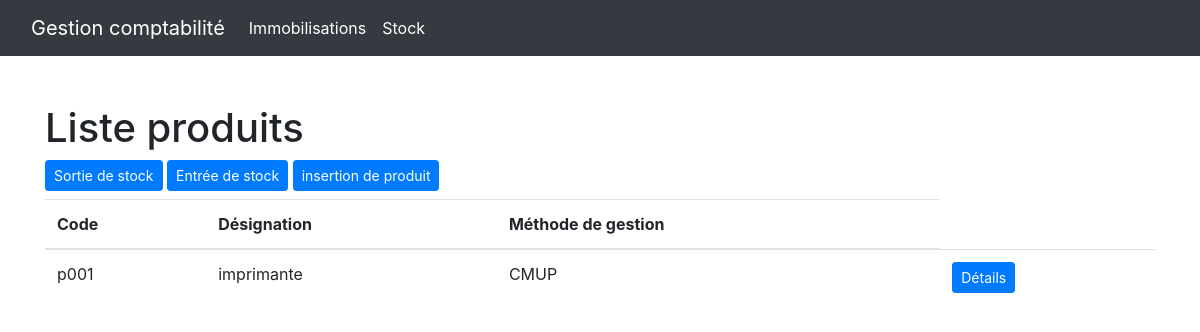
Before: /index.php/inv with the older database file.
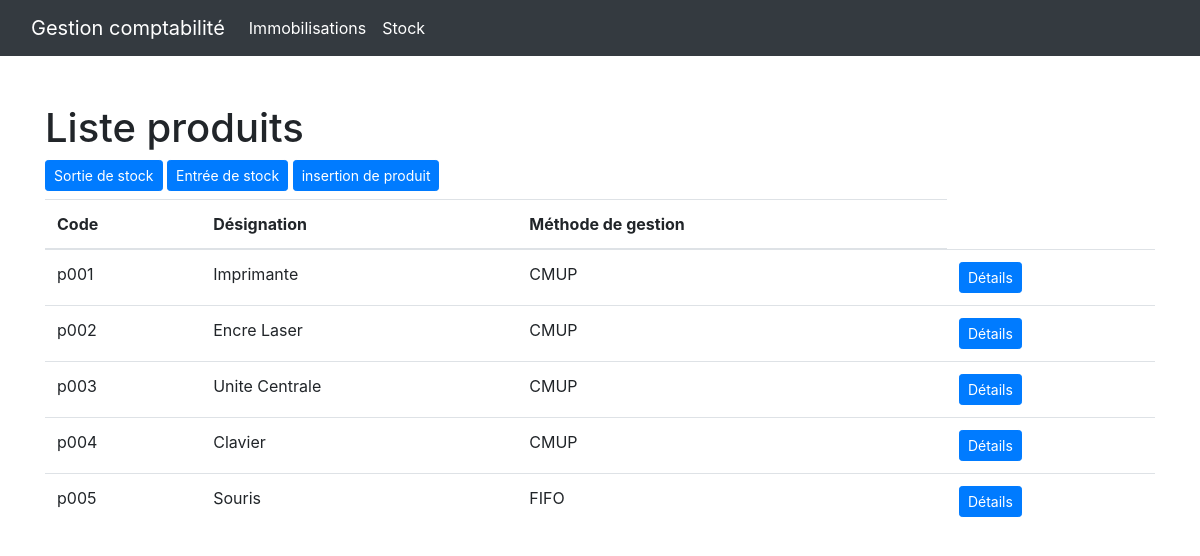
After: the same page with the newer database file.
### tables this page shows
create table products (
    id int primary key auto_increment,
    code varchar(255),
    name varchar(100),
    inventory_method varchar(4) CHECK (inventory_method IN ('CMUP', 'FIFO', 'LIFO')),
    unique(code)
);

### application/views/template/content.php (called while the page is built)
<?php $this->load->view("template/header.php"); ?>
<?php $this->load->view($content); ?>
<?php $this->load->view("template/footer.php"); ?>

### application/controllers/Inv.php (called while the page is built, shortened)
<?php
class Inv extends Base_Controller
{
    public function __construct()
    {
        $this->load->model("inventories/product_model");
        $this->load->model("inventories/Inventory_model", "invv_model");
        $this->load->model("inventories/InventoryInfo_model", "inv_info");
    }
    public function index() {
        $data = array();
        $data["content"] = "inventories/index";
        $data["products"] = $this->product_model->getAllProducts();
        $this->load->view($this->template, $data);
    }
}

### index.php (called while the page is built, shortened)
<?php
require_once BASEPATH.'core/CodeIgniter.php';

### application/helpers/utility_helper.php (called while the page is built, shortened)
<?php
function asset_url() {
    return base_url() . "assets/";
}

### application/models/inventories/Product_model.php (called while the page is built, shortened)
<?php
class Product_model extends Base_Model
{
    public function getAllProducts()
    {
        $sql = "select * from products";
        $query = $this->db->query($sql);
        $result = array();
        foreach ($query->result_array() as $row) {
            $newObject = arrayToObject($row, $this);
            $result[] = $newObject;
        }
        return $result;
    }
}

### application/views/inventories/index.php (the view)
<div class="container">
    <div class="row">
        <div class="col-md-12">
            <h1>Liste produits</h1>
            <div class="my-2">
                    <a class="btn btn-primary btn-sm" href="<?php echo base_url("inv/outPage"); ?>">Sortie de stock</a>
                    <a class="btn btn-primary btn-sm" href="<?php echo base_url("inv/inPage"); ?>">Entrée de stock</a>
                        <a class="btn btn-primary btn-sm"  href="<?php echo base_url("inv/inPage"); ?>">insertion de produit</a>
            </div>
            <table class="table">
                <thead>
                    <tr>
                        <th scope="col">Code</th>
                        <th scope="col">Désignation</th>
                        <th scope="col">Méthode de gestion</th>
                    </tr>
                </thead>
                <tbody>
                    <?php foreach($products as $product) { ?>
                    <tr>
                        <td scope="row"><?php echo $product->code; ?></td>
                        <td scope="row"><?php echo $product->name; ?></td>
                        <td scope="row"><?php echo $product->inventory_method; ?></td>
                        <td scope="row">
                            <a href="<?php echo base_url("inv/infos/$product->id"); ?>" class="btn btn-primary btn-sm">Détails</a>
                        </td>
                    </tr>
                    <?php } ?>
                </tbody>
            </table>
        </div>
    </div>
</div>

### application/views/template/header.php (shortened to what this page needs)
<!DOCTYPE html>
<html lang="en">
<head>
    <link rel="stylesheet" href="<?php echo asset_url() . "bootstrap/css/bootstrap/bootstrap.min.css"; ?>">
</head>
<body>
    <nav class="navbar navbar-expand-lg navbar-dark bg-dark mb-5">
        <div class="container-fluid">
            <a class="navbar-brand" href="#">Gestion comptabilité</a>
            <div class="collapse navbar-collapse" id="navbarSupportedContent">
                <ul class="navbar-nav me-auto mb-2 mb-lg-0">
                    <li class="nav-item">
                        <a class="nav-link active" aria-current="page" href="<?php echo base_url("immo"); ?>">Immobilisations</a>
                    </li>
                    <li class="nav-item">
                        <a class="nav-link active" aria-current="page" href="<?php echo base_url("inv/"); ?>">Stock</a>
                    </li>
                </ul>
            </div>
        </div>
    </nav>

Changed rows visible on the page:
changed products: name "imprimante" → "Imprimante"
added products: code "p002", name "Encre Laser", inventory_method "CMUP"
added products: code "p003", name "Unite Centrale", inventory_method "CMUP"
added products: code "p004", name "Clavier", inventory_method "CMUP"
added products: code "p005", name "Souris", inventory_method "FIFO"
